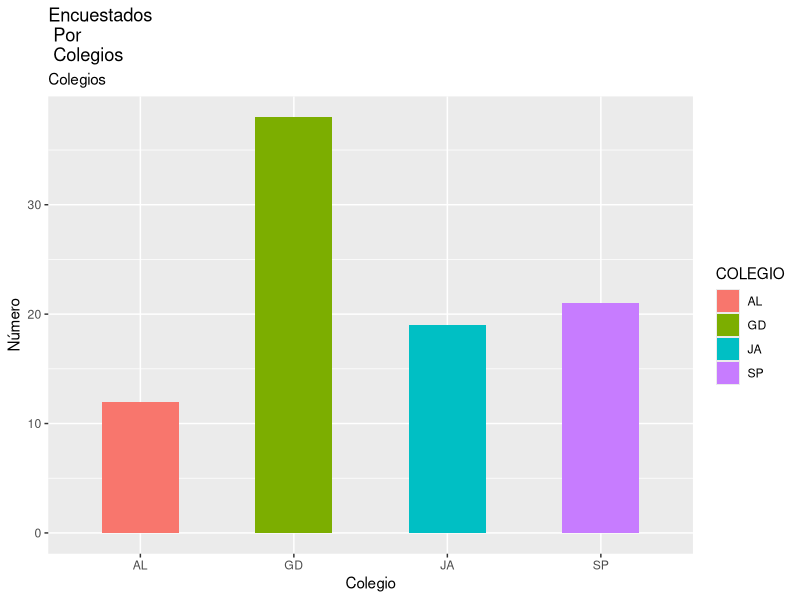
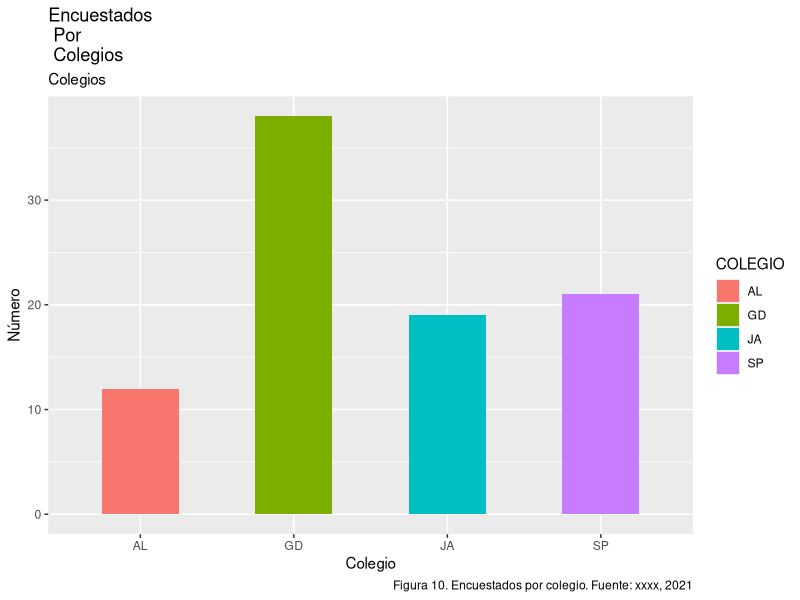
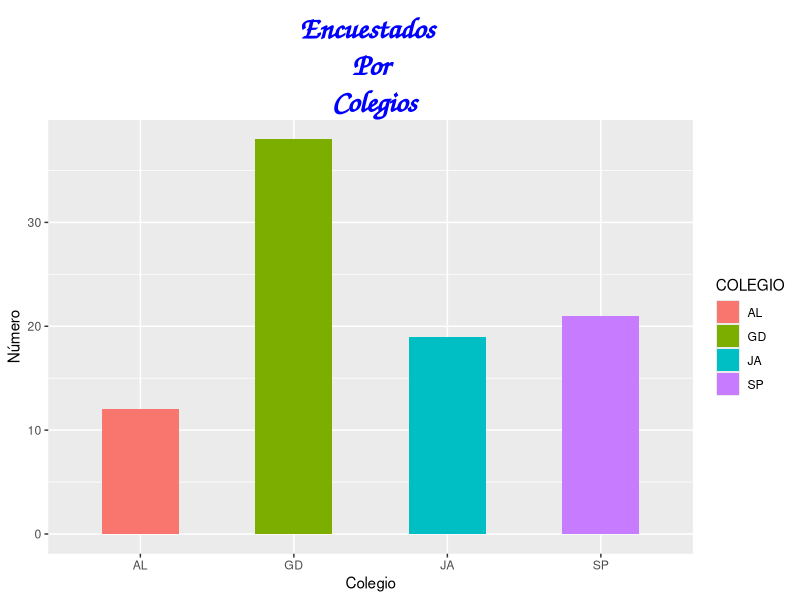
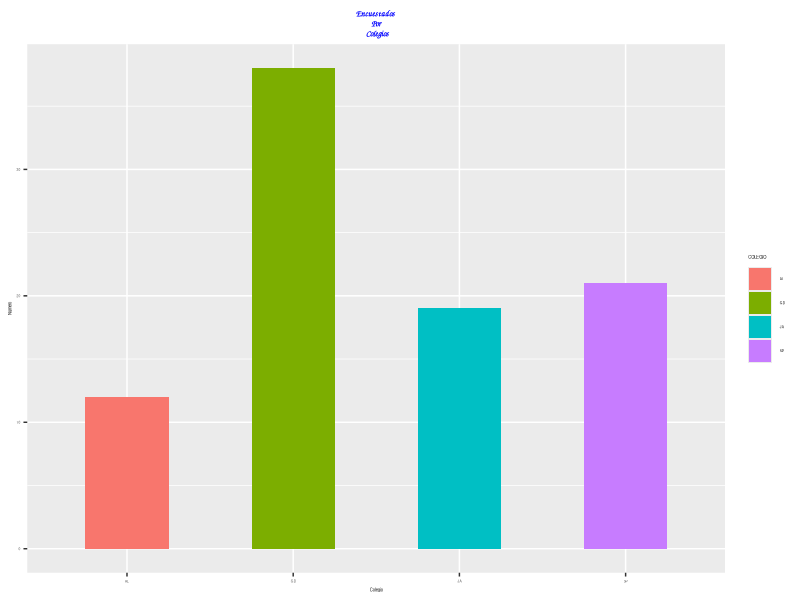
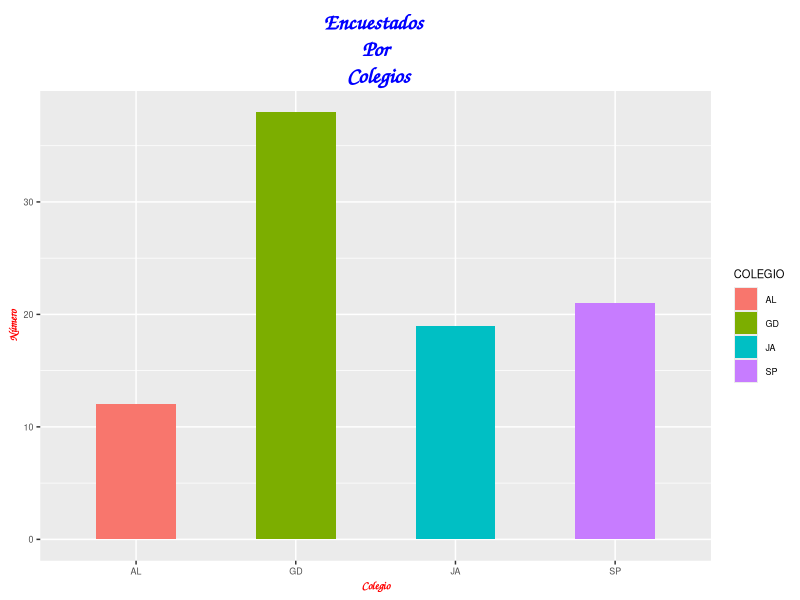
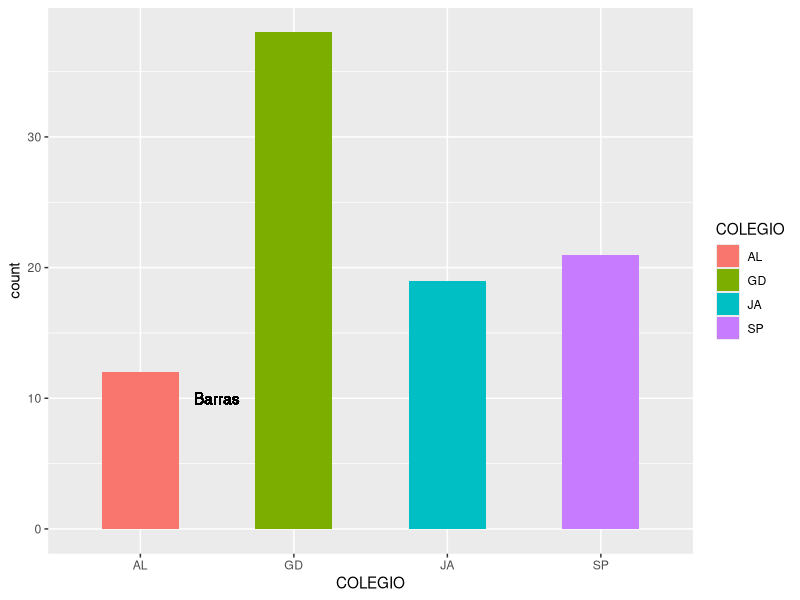
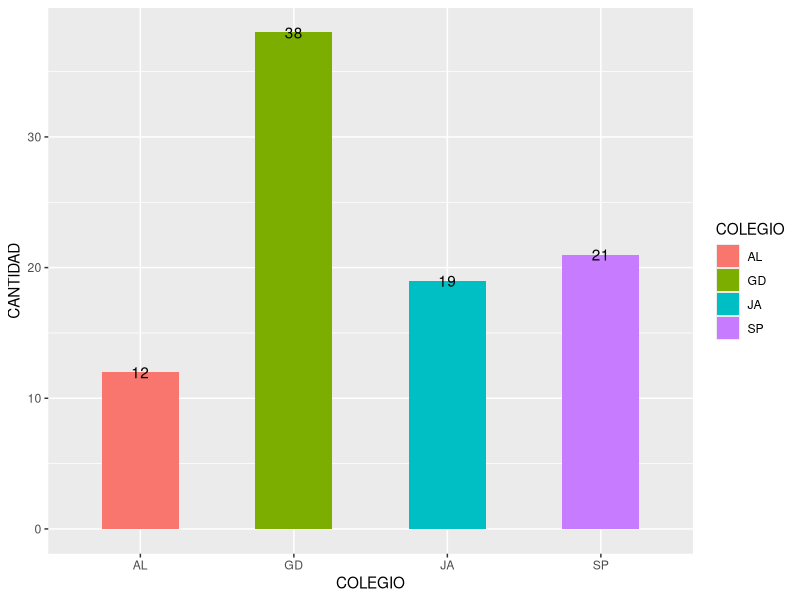
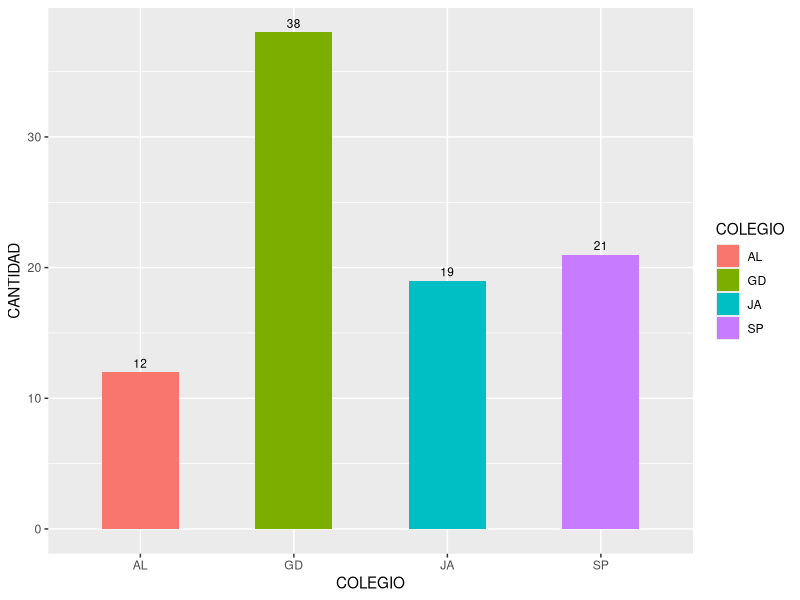

Generate these figures, in order, with R:
## ---- chunk 1
knitr::opts_chunk$set(echo = TRUE)
library(ggplot2)
library(readxl)
bdd1 <- read_excel("bdd1.xlsx")
head(bdd1)
str(bdd1)

bdd2 <- bdd1[,-1]
summary(bdd2)
dim(bdd2)

bdd3 <- lapply(bdd2[c(1:7)], as.factor)
bdd3 <- data.frame(bdd3)
head(bdd3)
dim(bdd3)

bdd4 <- bdd2[c(8:50)]
final <- data.frame(bdd3,bdd4)
head(final)
summary(final)
## ---- chunk 2
str(final)
## ---- chunk 3
ggplot(final,aes(x=COLEGIO,fill=COLEGIO))+
         geom_bar(width = 0.5)+
  xlab("Colegio") + ylab("Número")+
  ggtitle("Encuestados \n Por \n Colegios", subtitle = "Colegios")
## ---- chunk 4
ggplot(final,aes(x=COLEGIO,fill=COLEGIO))+
         geom_bar(width = 0.5)+
  xlab("Colegio") + ylab("Número")+ggtitle("Encuestados \n Por \n Colegios", subtitle = "Colegios")+
  labs(caption="Figura 10. Encuestados por colegio. Fuente: xxxx, 2021")
## ---- chunk 5
TemaTitulo = element_text(family = "Comic Sans MS",
                          face = "bold", #si se pone "bold" queda en negrilla
                          size = rel(2), #tamaño letra relativo a las demás
                          colour = "blue",
                          vjust = 0, #separar del gráfico
                          hjust = 0.5, #creo que centrar
                          angle = 0, #inclinación de la letra
                          lineheight=1, #separación entre líneas
                          debug = FALSE #como un fondo rectangular
                          )
## ---- chunk 6
ggplot(final,aes(x=COLEGIO,fill=COLEGIO))+
         geom_bar(width = 0.5)+
  xlab("Colegio") + ylab("Número")+
  ggtitle("Encuestados \n Por \n Colegios")+
  theme(plot.title = TemaTitulo)
## ---- chunk 7
ggplot(final,aes(x=COLEGIO,fill=COLEGIO))+
         geom_bar(width = 0.5)+
  xlab("Colegio") + ylab("Número")+
  ggtitle("Encuestados \n Por \n Colegios")+
  theme(plot.title = TemaTitulo)+theme (text = element_text(size=3))
## ---- chunk 8
ejesTitulo = element_text(family = "Comic Sans MS",
                          face = "bold", #si se pone "bold" queda en negrilla
                          size = rel(1), #tamaño letra relativo a las demás
                          colour = "red",
                          vjust = 0, #separar del gráfico
                          hjust = 0.5, #creo que centrar
                          angle = 0, #inclinación de la letra
                          lineheight=1, #separación entre líneas
                          debug = FALSE) #como un fondo rectangular
## ---- chunk 9
ggplot(final,aes(x=COLEGIO,fill=COLEGIO))+
         geom_bar(width = 0.5)+
  xlab("Colegio") + ylab("Número")+
  ggtitle("Encuestados \n Por \n Colegios")+
  theme (text = element_text(size=8))+ #tamaño letra por defecto
  theme(plot.title = TemaTitulo)+
  theme(axis.title = ejesTitulo)
## ---- chunk 10
ggplot(final,aes(x=COLEGIO,fill=COLEGIO))+
         geom_bar(width = 0.5)+
  geom_text(data = NULL,
            x=1.5, y=10,
            label="Barras")
## ---- chunk 11
esc <- table(final$COLEGIO)
esc
esc1 <- data.frame(esc)
names(esc1)=c("COLEGIO","CANTIDAD")
## ---- chunk 12
ggplot(esc1,aes(x=COLEGIO,y=CANTIDAD,fill=COLEGIO))+
  geom_bar(stat = "identity", width = 0.5)+
  geom_text(aes(y = CANTIDAD, ymax = CANTIDAD, label = CANTIDAD))
## ---- chunk 13
ggplot(esc1,aes(x=COLEGIO,y=CANTIDAD,fill=COLEGIO))+
  geom_bar(stat = "identity", width = 0.5)+
  geom_text(aes(y = CANTIDAD, ymax = CANTIDAD, label = CANTIDAD),
            position = position_dodge(width = 1), # crea un espacio a ambos lados del gráfico
            size=3, vjust=-0.5, hjust=0.5 ,col="black")
## ---- chunk 14
prop.table(esc)
Porcentaje <- paste(round(prop.table(esc)*100, 2),"%",sep="")

esc2 <- data.frame(esc1,Porcentaje)
esc2
## ---- chunk 15
ggplot(esc2,aes(x=COLEGIO,y=CANTIDAD,fill=COLEGIO))+
  geom_bar(stat = "identity", width = 0.5)+
  xlab("Col")+ylab("Cant")+
  ggtitle("Colegios")+
  theme(plot.title = element_text(hjust = 0.5))+
  geom_text(aes(label=Porcentaje),vjust=-0.5,col="red",size=2)
## ---- chunk 16
frec1 <- table(final$SEXO)
Porcsex <- paste(round(prop.table(frec1)*100,2),"%",sep = "")
sex <- data.frame(frec1,Porcsex)
names(sex)=c("SEXO","CANTIDAD","PORCSEX")
sex
